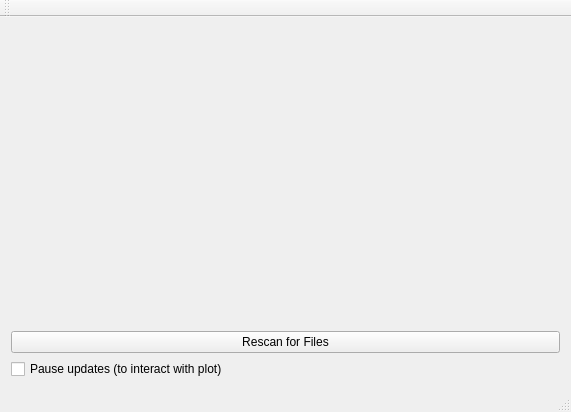
<?xml version="1.0" encoding="UTF-8"?>
<ui version="4.0">
 <class>MainWindow</class>
 <widget class="QMainWindow" name="MainWindow">
  <property name="geometry">
   <rect>
    <x>0</x>
    <y>0</y>
    <width>571</width>
    <height>412</height>
   </rect>
  </property>
  <property name="windowTitle">
   <string>MainWindow</string>
  </property>
  <widget class="QWidget" name="centralWidget">
   <layout class="QGridLayout" name="gridLayout">
    <item row="0" column="0">
     <widget class="QWidget" name="FQMholder" native="true"/>
    </item>
    <item row="1" column="0">
     <widget class="QPushButton" name="b_reScan">
      <property name="text">
       <string>Rescan for Files</string>
      </property>
     </widget>
    </item>
    <item row="2" column="0">
     <widget class="QCheckBox" name="c_pauseUpdate">
      <property name="layoutDirection">
       <enum>Qt::LeftToRight</enum>
      </property>
      <property name="autoFillBackground">
       <bool>false</bool>
      </property>
      <property name="text">
       <string>Pause updates (to interact with plot)</string>
      </property>
     </widget>
    </item>
   </layout>
  </widget>
  <widget class="QMenuBar" name="menuBar">
   <property name="geometry">
    <rect>
     <x>0</x>
     <y>0</y>
     <width>571</width>
     <height>25</height>
    </rect>
   </property>
  </widget>
  <widget class="QToolBar" name="mainToolBar">
   <attribute name="toolBarArea">
    <enum>TopToolBarArea</enum>
   </attribute>
   <attribute name="toolBarBreak">
    <bool>false</bool>
   </attribute>
  </widget>
  <widget class="QStatusBar" name="statusBar"/>
 </widget>
 <layoutdefault spacing="6" margin="11"/>
 <resources/>
 <connections/>
</ui>
